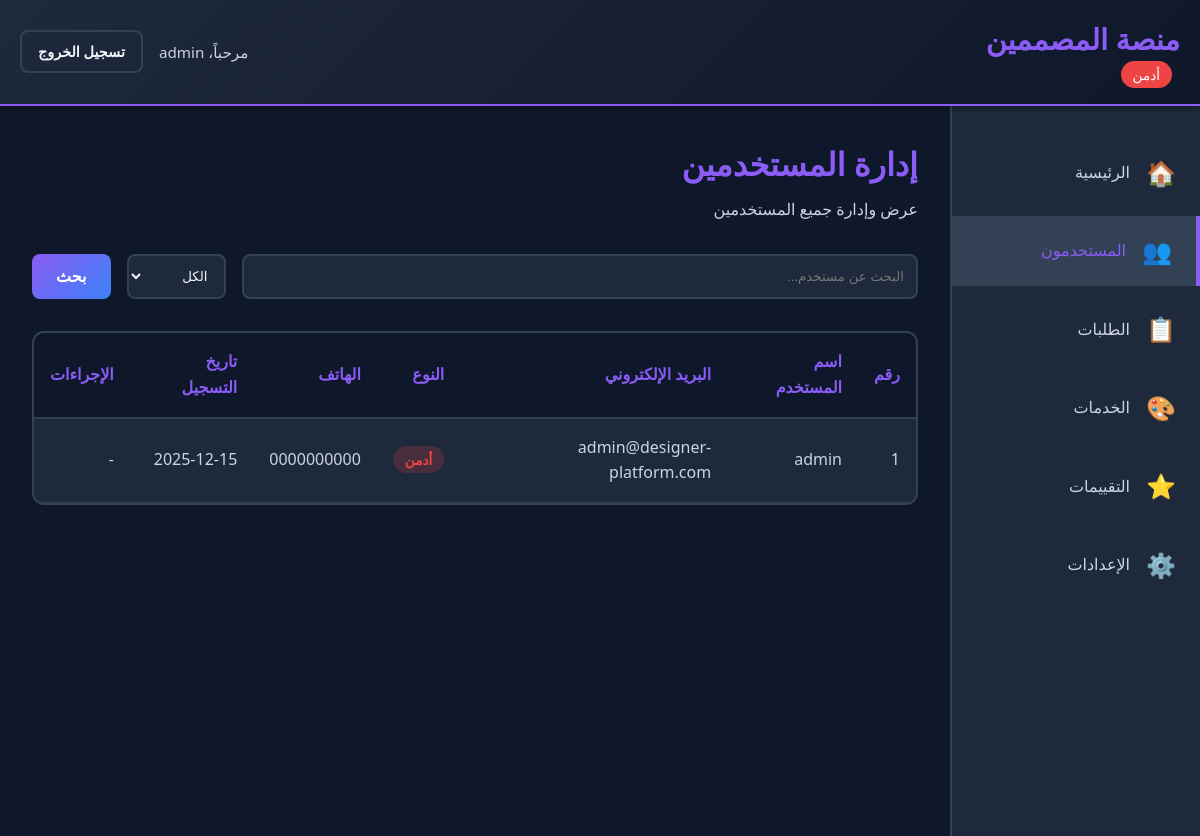
The page /admin/users.php (signed in) on the database its author committed.
### tables this page shows
CREATE TABLE users (
    id INT AUTO_INCREMENT PRIMARY KEY,
    username VARCHAR(100) NOT NULL UNIQUE,
    email VARCHAR(150) NOT NULL UNIQUE,
    password VARCHAR(255) NOT NULL,
    user_type ENUM('designer', 'client', 'admin') NOT NULL,
    phone VARCHAR(20),
    profile_image VARCHAR(255) DEFAULT 'default-avatar.png',
    bio TEXT,
    created_at TIMESTAMP DEFAULT CURRENT_TIMESTAMP,
    updated_at TIMESTAMP DEFAULT CURRENT_TIMESTAMP ON UPDATE CURRENT_TIMESTAMP
);

### config.php (called while the page is built, shortened)
<?php
function getUserId() {
    return $_SESSION['user_id'] ?? null;
}
?>

### admin/users.php (the view, shortened to what this page needs)
<?php
require_once '../config.php';
$search = isset($_GET['search']) ? sanitize($_GET['search']) : '';
$filter = isset($_GET['filter']) ? sanitize($_GET['filter']) : 'all';
$sql = "SELECT * FROM users WHERE 1=1";
$params = [];
$sql .= " ORDER BY created_at DESC";
$stmt = $pdo->prepare($sql);
$stmt->execute($params);
$users = $stmt->fetchAll();
?>
<!DOCTYPE html>
<html lang="ar" dir="rtl">
<head>
    <link rel="stylesheet" href="../assets/css/style.css">
</head>
<body>
    <?php include 'includes/navbar.php'; ?>
    <div class="dashboard-container">
        <?php include 'includes/sidebar.php'; ?>
        <main class="dashboard-main">
            <div class="dashboard-header">
                <h1>إدارة المستخدمين</h1>
                <p>عرض وإدارة جميع المستخدمين</p>
            </div>
            <div class="filters-section">
                <form method="GET" class="filters-form">
                    <input type="text" name="search" placeholder="البحث عن مستخدم..."
                           value="<?php echo htmlspecialchars($search); ?>">
                    <select name="filter">
                        <option value="all" <?php echo $filter === 'all' ? 'selected' : ''; ?>>الكل</option>
                    </select>
                    <button type="submit" class="btn btn-primary">بحث</button>
                </form>
            </div>
            <div class="table-container">
                <table class="data-table">
                    <thead>
                        <tr>
                            <th>رقم</th>
                            <th>اسم المستخدم</th>
                            <th>البريد الإلكتروني</th>
                            <th>النوع</th>
                            <th>الهاتف</th>
                            <th>تاريخ التسجيل</th>
                            <th>الإجراءات</th>
                        </tr>
                    </thead>
                    <tbody>
                        <?php if (empty($users)): ?>
                            <tr>
                                <td colspan="7" class="text-center">لا توجد نتائج</td>
                            </tr>
                        <?php else: ?>
                            <?php foreach ($users as $user): ?>
                            <tr>
                                <td><?php echo $user['id']; ?></td>
                                <td><?php echo htmlspecialchars($user['username']); ?></td>
                                <td><?php echo htmlspecialchars($user['email']); ?></td>
                                <td>
                                    <span class="badge badge-<?php echo $user['user_type']; ?>">
                                        <?php
                                        $types = ['designer' => 'مصمم', 'client' => 'عميل', 'admin' => 'أدمن'];
                                        echo $types[$user['user_type']];
                                        ?>
                                    </span>
                                </td>
                                <td><?php echo htmlspecialchars($user['phone'] ?? '-'); ?></td>
                                <td><?php echo date('Y-m-d', strtotime($user['created_at'])); ?></td>
                                <td>
                                    <?php if ($user['id'] != getUserId() && $user['user_type'] != 'admin'): ?>
                                        <a href="?delete=<?php echo $user['id']; ?>"
                                           class="btn btn-sm btn-danger"
                                           onclick="return confirm('هل أنت متأكد من حذف هذا المستخدم؟')">
                                            حذف
                                        </a>
                                    <?php else: ?>
                                        -
                                    <?php endif; ?>
                                </td>
                            </tr>
                            <?php endforeach; ?>
                        <?php endif; ?>
                    </tbody>
                </table>
            </div>
        </main>
    </div>
</body>
</html>

### assets/css/style.css (style rules this page uses)
:root { --primary-color: #8b5cf6; --secondary-color: #3b82f6; --accent-color: #ec4899; --dark-bg: #0f172a; --dark-card: #1e293b; --dark-hover: #334155; --text-primary: #f1f5f9; --text-secondary: #cbd5e1; --text-muted: #94a3b8; --success: #10b981; --warning: #f59e0b; --error: #ef4444; --border-color: #334155; --shadow: 0 4px 6px -1px rgba(0, 0, 0, 0.3); --shadow-lg: 0 10px 15px -3px rgba(0, 0, 0, 0.4); }
* { margin: 0; padding: 0; box-sizing: border-box; }
body { font-family: 'Segoe UI', Tahoma, Geneva, Verdana, sans-serif; background-color: var(--dark-bg); color: var(--text-primary); line-height: 1.6; direction: rtl; }
.btn { padding: 0.75rem 1.5rem; border: none; border-radius: 8px; cursor: pointer; font-size: 1rem; font-weight: 600; transition: all 0.3s ease; display: inline-block; text-align: center; }
.btn-primary { background: linear-gradient(135deg, var(--primary-color) 0%, var(--secondary-color) 100%); color: white; }
.dashboard-container { display: flex; min-height: calc(100vh - 70px); }
.dashboard-main { flex: 1; padding: 2rem; background-color: var(--dark-bg); }
.dashboard-header { margin-bottom: 2rem; }
.dashboard-header h1 { color: var(--primary-color); margin-bottom: 0.5rem; }
.dashboard-header p { color: var(--text-secondary); }
.table-container { overflow-x: auto; background: var(--dark-card); border-radius: 12px; border: 2px solid var(--border-color); }
.data-table { width: 100%; border-collapse: collapse; }
.data-table thead { background-color: var(--dark-bg); }
.data-table th { padding: 1rem; text-align: right; color: var(--primary-color); font-weight: 600; border-bottom: 2px solid var(--border-color); }
.data-table td { padding: 1rem; border-bottom: 1px solid var(--border-color); color: var(--text-secondary); }
.badge { padding: 0.25rem 0.75rem; border-radius: 20px; font-size: 0.85rem; font-weight: 600; }
.badge-admin { background-color: rgba(239, 68, 68, 0.2); color: var(--error); }
.filters-form { display: flex; gap: 1rem; margin-bottom: 2rem; }
.filters-form input, .filters-form select { padding: 0.75rem; border: 2px solid var(--border-color); border-radius: 8px; background-color: var(--dark-card); color: var(--text-primary); }
.filters-form input { flex: 1; }

### rows shown on the page
users: id "1", username "admin", email "admin@designer-platform.com", user_type "أدمن", phone "0000000000", created_at "2025-12-15"

### other values the page prints
SITE_NAME "منصة المصممين"
$_SESSION['username'] "admin"
